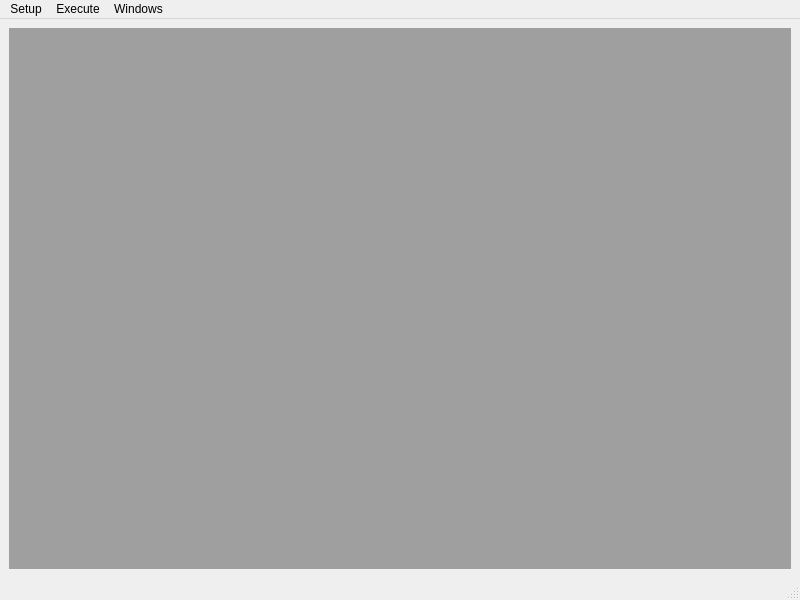
<?xml version="1.0" encoding="UTF-8"?>
<ui version="4.0">
 <class>MainWindow</class>
 <widget class="QMainWindow" name="MainWindow">
  <property name="geometry">
   <rect>
    <x>0</x>
    <y>0</y>
    <width>800</width>
    <height>600</height>
   </rect>
  </property>
  <property name="windowTitle">
   <string>MainWindow</string>
  </property>
  <widget class="QWidget" name="centralwidget">
   <layout class="QHBoxLayout" name="horizontalLayout">
    <item>
     <widget class="QMdiArea" name="mdiArea"/>
    </item>
   </layout>
  </widget>
  <widget class="QMenuBar" name="menubar">
   <property name="geometry">
    <rect>
     <x>0</x>
     <y>0</y>
     <width>800</width>
     <height>26</height>
    </rect>
   </property>
   <widget class="QMenu" name="menuSetup">
    <property name="title">
     <string>Setup</string>
    </property>
    <addaction name="actionNewSetup"/>
    <addaction name="actionLoadSetup"/>
    <addaction name="separator"/>
    <addaction name="actionSaveSetup"/>
    <addaction name="actionRenameSetup"/>
    <addaction name="separator"/>
    <addaction name="actionClose"/>
    <addaction name="actionQuit"/>
   </widget>
   <widget class="QMenu" name="menuWindows">
    <property name="title">
     <string>Windows</string>
    </property>
    <addaction name="actionProcessForm"/>
    <addaction name="actionDispersionForm"/>
    <addaction name="actionPolingForm"/>
    <addaction name="separator"/>
    <addaction name="actionPEF"/>
    <addaction name="actionPMF"/>
    <addaction name="actionJSA"/>
   </widget>
   <widget class="QMenu" name="menuExecute">
    <property name="title">
     <string>Execute</string>
    </property>
    <addaction name="actionRun"/>
    <addaction name="actionOptimize"/>
   </widget>
   <addaction name="menuSetup"/>
   <addaction name="menuExecute"/>
   <addaction name="menuWindows"/>
  </widget>
  <widget class="QStatusBar" name="statusbar"/>
  <action name="actionNewSetup">
   <property name="text">
    <string>New Setup</string>
   </property>
  </action>
  <action name="actionLoadSetup">
   <property name="text">
    <string>Load Setup</string>
   </property>
  </action>
  <action name="actionSaveSetup">
   <property name="enabled">
    <bool>false</bool>
   </property>
   <property name="text">
    <string>Save Setup</string>
   </property>
  </action>
  <action name="actionRenameSetup">
   <property name="enabled">
    <bool>false</bool>
   </property>
   <property name="text">
    <string>Rename Setup</string>
   </property>
  </action>
  <action name="actionClose">
   <property name="enabled">
    <bool>false</bool>
   </property>
   <property name="text">
    <string>Close</string>
   </property>
  </action>
  <action name="actionQuit">
   <property name="text">
    <string>Quit</string>
   </property>
  </action>
  <action name="actionProcessForm">
   <property name="enabled">
    <bool>false</bool>
   </property>
   <property name="text">
    <string>Process Form</string>
   </property>
  </action>
  <action name="actionDispersionForm">
   <property name="enabled">
    <bool>false</bool>
   </property>
   <property name="text">
    <string>Dispersion Form</string>
   </property>
  </action>
  <action name="actionPolingForm">
   <property name="enabled">
    <bool>false</bool>
   </property>
   <property name="text">
    <string>Poling Form</string>
   </property>
  </action>
  <action name="actionPEF">
   <property name="enabled">
    <bool>false</bool>
   </property>
   <property name="text">
    <string>PEF</string>
   </property>
  </action>
  <action name="actionPMF">
   <property name="enabled">
    <bool>false</bool>
   </property>
   <property name="text">
    <string>PMF</string>
   </property>
  </action>
  <action name="actionJSA">
   <property name="enabled">
    <bool>false</bool>
   </property>
   <property name="text">
    <string>JSA</string>
   </property>
  </action>
  <action name="actionRun">
   <property name="enabled">
    <bool>false</bool>
   </property>
   <property name="text">
    <string>Run</string>
   </property>
  </action>
  <action name="actionOptimize">
   <property name="enabled">
    <bool>false</bool>
   </property>
   <property name="text">
    <string>Optimize</string>
   </property>
  </action>
 </widget>
 <resources/>
 <connections/>
</ui>
